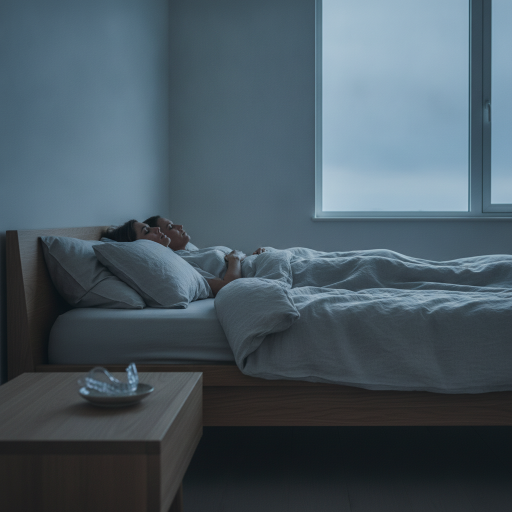
#> input picture automation/data/storefront_covers_batch2/anti-snoring_bg.png, 1024 x 1024 px (shown at 1/2 size)
$ python build_storefront_batch2.py
#> lines starting #> are read from the running program, lines starting #| are printed output that depends on the picture
### automation/build_carousel.py
"""
SleepWise Reviews — Carousel Builder
Reads ig_image_prompts.txt and builds slides s1-s5 for every Carousel entry.
Run: python automation/build_carousel.py
"""

import os
import re
import sys
from pathlib import Path
from PIL import Image, ImageDraw, ImageFont

sys.path.insert(0, str(Path(__file__).parent))
from config import IG_HANDLE

# ── Paths ──────────────────────────────────────────────────────────────────────
BASE_DIR   = Path(__file__).parent.parent
IMAGES_DIR = BASE_DIR / "images" / "instagram"
PROMPTS    = BASE_DIR / "automation" / "data" / "ig_image_prompts.txt"

# ── Brand colours (Nocturnal Serenity palette) ─────────────────────────────────
DEEP_INDIGO    = (26,  26,  64)
MIDNIGHT       = (15,  15,  35)
WARM_AMBER     = (255, 191, 128)
CREAM          = (250, 248, 245)
MUTED_LAVENDER = (100,  90, 130)

SIZE = (1080, 1080)


# ── Background ─────────────────────────────────────────────────────────────────
# [11 lines left out: function make_gradient_bg, not called in this run]


# ── Font helpers ───────────────────────────────────────────────────────────────
def get_font(size, bold=False):
    windows_fonts = "C:/Windows/Fonts"
    if bold:
        candidates = ["georgiab.ttf", "timesbd.ttf", "arialbd.ttf"]
    else:
        candidates = ["georgia.ttf",  "times.ttf",   "arial.ttf"]
    for f in candidates:
        path = os.path.join(windows_fonts, f)
        if os.path.exists(path):
            return ImageFont.truetype(path, size)
    return ImageFont.load_default()


def wrap_text(text, font, max_width, draw):
    words = text.split()
    lines, line = [], ""
    for word in words:
        test = f"{line} {word}".strip()
        if draw.textlength(test, font=font) <= max_width:
            line = test
        else:
            if line:
                lines.append(line)
            line = word
    if line:
        lines.append(line)
    return lines


def draw_centred_text(draw, lines, font, y_start, colour, line_gap=12):
    for line in lines:
        w  = draw.textlength(line, font=font)
        x  = (SIZE[0] - w) / 2
        draw.text((x, y_start), line, font=font, fill=colour)
        bb = font.getbbox(line)
        y_start += (bb[3] - bb[1]) + line_gap
    return y_start


# ── Brand mark ─────────────────────────────────────────────────────────────────
# [260 lines left out: functions draw_mini_crescent, add_hook_overlay, make_point_slide, make_cta_slide, parse_prompts, build, not called in this run]


# [2 lines that do not run on import are left out]

### automation/scripts/build_storefront_batch2.py
"""
build_storefront_batch2.py
===========================
Rebuilds the 6 Amazon Storefront "Weeks 3-13" cover images from their clean
lifestyle-photo bases (*_bg.png) with a fixed hook-text overlay.

Fix (2026-09-05, per Hany's feedback: "the hook too long and small letters
the photo is nice but load of word writin on it"):
  - Added a real solid scrim panel behind the text (darker, and running to
    the bottom edge) instead of relying on the photo's natural shadow -- the
    old version had text sitting almost directly on a busy photo.
  - Split each hook into two tiers at its natural sentence break: a larger
    bold amber "lead" sentence, then a smaller cream "support" sentence,
    separated by a thin amber divider -- same visual language as the
    carousel point slides in build_carousel.py. This breaks the paragraph
    into a hierarchy instead of one wall of same-size text.
  - Minimum font sizes raised well above whatever the old auto-shrink
    allowed: lead never drops below 38px, support never below 30px.

The hook text itself is never altered -- word-for-word identical to Dina's
copy, since the same text is reused as the Amazon post caption.

Does NOT regenerate the base lifestyle photos (*_bg.png) -- only rebuilds
the overlay on top of them.

Usage:
    python automation/scripts/build_storefront_batch2.py
"""

import sys
from pathlib import Path

from PIL import Image, ImageDraw

BASE_DIR   = Path(__file__).resolve().parent.parent.parent
AUTO_DIR   = BASE_DIR / "automation"
COVERS_DIR = AUTO_DIR / "data" / "storefront_covers_batch2"

sys.path.insert(0, str(AUTO_DIR))
from build_carousel import (  # noqa: E402
    get_font, wrap_text, draw_centred_text,
    WARM_AMBER, CREAM, MUTED_LAVENDER, SIZE,
)
from config import IG_HANDLE  # noqa: E402

# ── Dina's exact hook copy -- do not edit, must match the Amazon caption ──────
HOOKS = {
    "anti-snoring": (
        "Snoring has more than one cause, and the fix only works if it "
        "matches the cause - a chin strap helps mouth-breathers but does "
        "nothing for tongue-based obstruction. A mandibular advancement "
        "device physically shifts the lower jaw forward to open the "
        "airway, which is why it's the most evidence-backed over-the-"
        "counter option."
    ),
    "mattress-topper": (
        "A topper changes surface feel and pressure distribution without "
        "replacing a mattress that's still structurally sound underneath. "
        "Density matters more than thickness - denser foam holds its "
        "support and contour longer before body impressions start to form."
    ),
    "bamboo-sheets": (
        "Bamboo fabric is naturally moisture-wicking and thermoregulating, "
        "which is why it sleeps noticeably cooler than standard cotton "
        "sateen. Look for lyocell over viscose - it's processed more "
        "sustainably and holds up better wash after wash."
    ),
    "cooling-pillow": (
        "Cooling pillows work through a few different mechanisms, not just "
        "a cold-to-the-touch cover. Gel conducts heat away from your head "
        "while phase-change material absorbs it as it shifts from solid to "
        "liquid - open-cell foam or latex fill keeps that effect going "
        "longer than dense memory foam."
    ),
    "earplugs": (
        "An earplug's real-world noise reduction runs roughly half its "
        "stated NRR rating, so a 32 NRR plug is cutting closer to 16 dB in "
        "practice. Low-profile flanged silicone holds a better seal than "
        "foam once you're on your side, which matters more for blocking a "
        "snoring partner than the NRR number alone."
    ),
    "sleep-mask": (
        "Even a small gap of light leaking in around the nose bridge "
        "defeats the point of wearing a mask at all. Contoured designs "
        "that hover over the eyes seal out light without pressing on the "
        "eyelids, avoiding the eye pressure flat masks can cause for "
        "sensitive sleepers."
    ),
}

# ── Layout constants ──────────────────────────────────────────────────────────
PAD           = 84
MIN_TOP       = 430   # never darken above this line -- keeps the subject visible
PANEL_BOTTOM  = 1000   # leave room below for the @handle
PAD_TOP       = 46
PAD_BOTTOM    = 30
DIV_ABOVE     = 22
DIV_BELOW     = 26
GAP_LEAD      = 10
GAP_SUPPORT   = 10
MAX_ALPHA     = 210
FADE_IN       = 90

LEAD_SIZES    = [50, 46, 42, 38]
SUPPORT_SIZES = [38, 35, 32, 30]


def split_hook(hook: str):
    """Split at the first '. ' -- every batch-2 hook is exactly two sentences."""
    idx = hook.find(". ")
    if idx == -1:
        return hook, ""
    return hook[:idx + 1], hook[idx + 2:]


def block_height(lines, font, gap):
    h = 0
    for ln in lines:
        bb = font.getbbox(ln)
        h += (bb[3] - bb[1]) + gap
    return h


def add_long_hook_overlay(post_id: str, hook: str):
#> called with post_id = 'anti-snoring'
    bg_path  = COVERS_DIR / f"{post_id}_bg.png"
    out_path = COVERS_DIR / f"{post_id}.png"
    if not bg_path.exists():
        print(f"  WARN no bg photo for {post_id}, skipping")
        return

    base = Image.open(bg_path).convert("RGBA").resize(SIZE)
    lead, support = split_hook(hook)

    max_w = SIZE[0] - PAD * 2
    dummy = ImageDraw.Draw(Image.new("RGB", (10, 10)))

    chosen = None
    for lsize, ssize in zip(LEAD_SIZES, SUPPORT_SIZES):
        font_lead    = get_font(lsize, bold=True)
        font_support = get_font(ssize, bold=False)
        lead_lines    = wrap_text(lead, font_lead, max_w, dummy)
        support_lines = wrap_text(support, font_support, max_w, dummy) if support else []

        total_h = block_height(lead_lines, font_lead, GAP_LEAD)
        if support_lines:
            total_h += DIV_ABOVE + 3 + DIV_BELOW
            total_h += block_height(support_lines, font_support, GAP_SUPPORT)

        available = PANEL_BOTTOM - MIN_TOP - PAD_TOP - PAD_BOTTOM
        is_last = (lsize, ssize) == (LEAD_SIZES[-1], SUPPORT_SIZES[-1])
        if total_h <= available or is_last:
            chosen = (font_lead, font_support, lead_lines, support_lines, total_h)
            break

    font_lead, font_support, lead_lines, support_lines, total_h = chosen
    top = max(MIN_TOP, PANEL_BOTTOM - PAD_TOP - PAD_BOTTOM - total_h)

    # Scrim: fades in over FADE_IN px, then solid straight to the bottom edge.
    overlay = Image.new("RGBA", SIZE, (0, 0, 0, 0))
#> overlay: PIL image 1080x1080 RGBA; every value is 0
    odraw   = ImageDraw.Draw(overlay)
    for y in range(top, top + FADE_IN):
        a = int(MAX_ALPHA * (y - top) / FADE_IN)
        odraw.rectangle([(0, y), (SIZE[0], y + 1)], fill=(0, 0, 0, a))
    odraw.rectangle([(0, top + FADE_IN), (SIZE[0], SIZE[1])], fill=(0, 0, 0, MAX_ALPHA))

    img  = Image.alpha_composite(base, overlay)
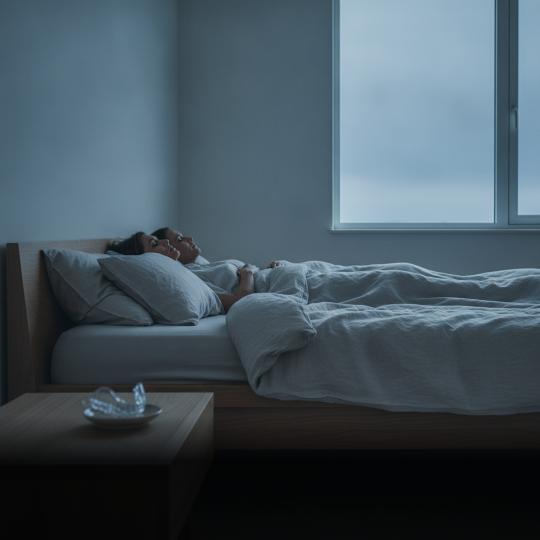
#> img: PIL image 1080x1080 RGBA (shown at 1/2 size); mean R, G, B, A 67.5, 82.7, 92.3, 255
    draw = ImageDraw.Draw(img)

    y = top + PAD_TOP
    y = draw_centred_text(draw, lead_lines, font_lead, y, WARM_AMBER, line_gap=GAP_LEAD)
#> y = 898

    if support_lines:
        y += DIV_ABOVE
#> y = 920
        draw.rectangle([(PAD + 60, y), (SIZE[0] - PAD - 60, y + 3)], fill=WARM_AMBER)
        y += DIV_BELOW
#> y = 946
        draw_centred_text(draw, support_lines, font_support, y, CREAM, line_gap=GAP_SUPPORT)
#> the loop in draw_centred_text (call 2), `for line in lines:` made 1 pass
#> y_start on pass 1: 967

    font_brand = get_font(24, bold=False)
    brand = IG_HANDLE
    bw = draw.textlength(brand, font=font_brand)
#> bw = 94
    draw.text(((SIZE[0] - bw) / 2, SIZE[1] - 52), brand, font=font_brand, fill=MUTED_LAVENDER)

    img.convert("RGB").save(out_path)
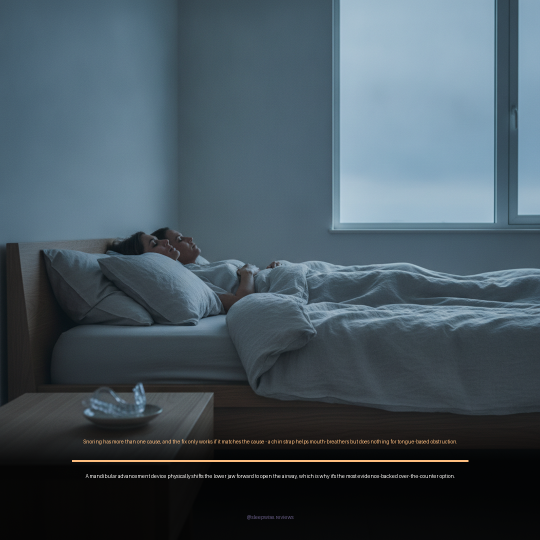
#> saved as anti-snoring.png: PIL image 1080x1080 RGB (shown at 1/2 size); mean R, G, B 68.8, 83.7, 93.1
#> pass 3 of the loop in main, `for pid, hook in HOOKS.items():`:
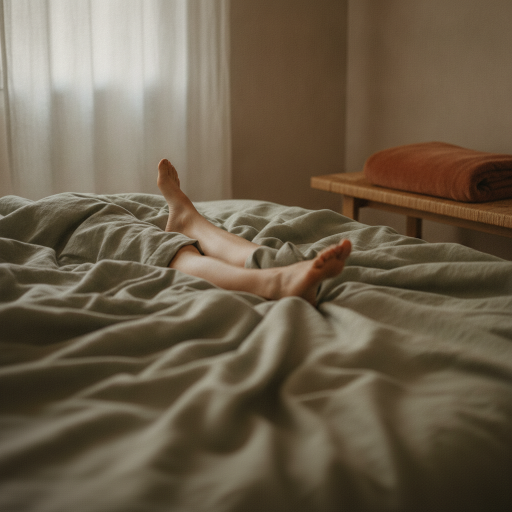
#> input picture automation/data/storefront_covers_batch2/bamboo-sheets_bg.png, 1024 x 1024 px (shown at 1/2 size)
#> in add_long_hook_overlay (call 3), `img  = Image.alpha_composite(base, overlay)`:
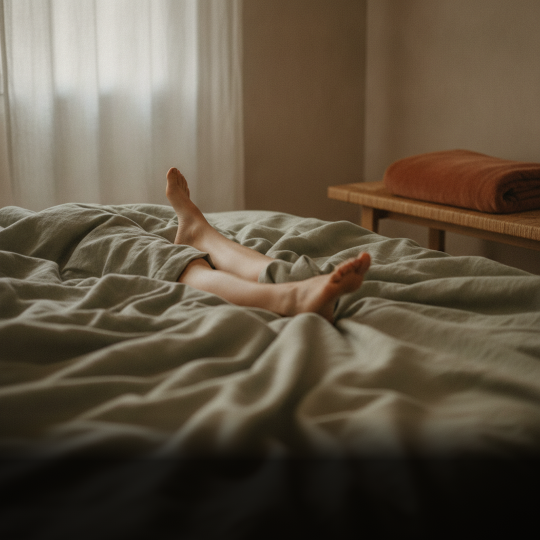
#> img: PIL image 1080x1080 RGBA (shown at 1/2 size); mean R, G, B, A 94.7, 82.8, 65.9, 255
#> in add_long_hook_overlay (call 3), `y = draw_centred_text(draw, lead_lines, font_lead, y, WARM_AMBER, line..`: y = 898
#> in add_long_hook_overlay (call 3), `y += DIV_ABOVE`: y = 920
#> in add_long_hook_overlay (call 3), `y += DIV_BELOW`: y = 946
#> in add_long_hook_overlay (call 3), `img.convert("RGB").save(out_path)`:
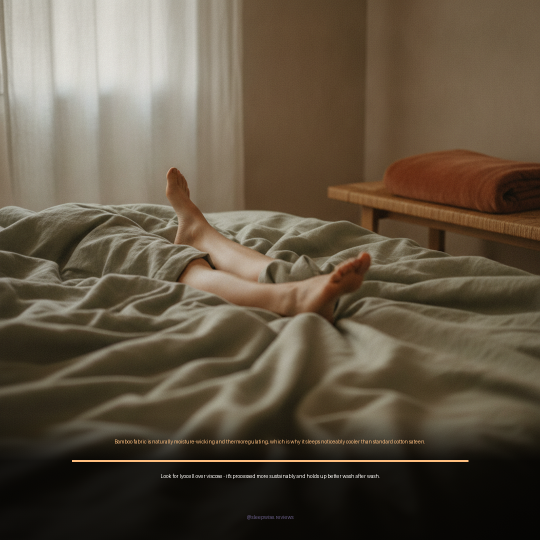
#> saved as bamboo-sheets.png: PIL image 1080x1080 RGB (shown at 1/2 size); mean R, G, B 95.8, 83.7, 66.5
#> the loop made 6 passes; the first 3 are shown
    print(
        f"  OK {post_id}: lead {font_lead.size}px x{len(lead_lines)} lines / "
        f"support {font_support.size if support_lines else '-'}px x{len(support_lines)} lines "
        f"-> {out_path.name}"
    )


def main():
    for pid, hook in HOOKS.items():
        print(f">> {pid}")
        add_long_hook_overlay(pid, hook)


if __name__ == "__main__":
    main()
